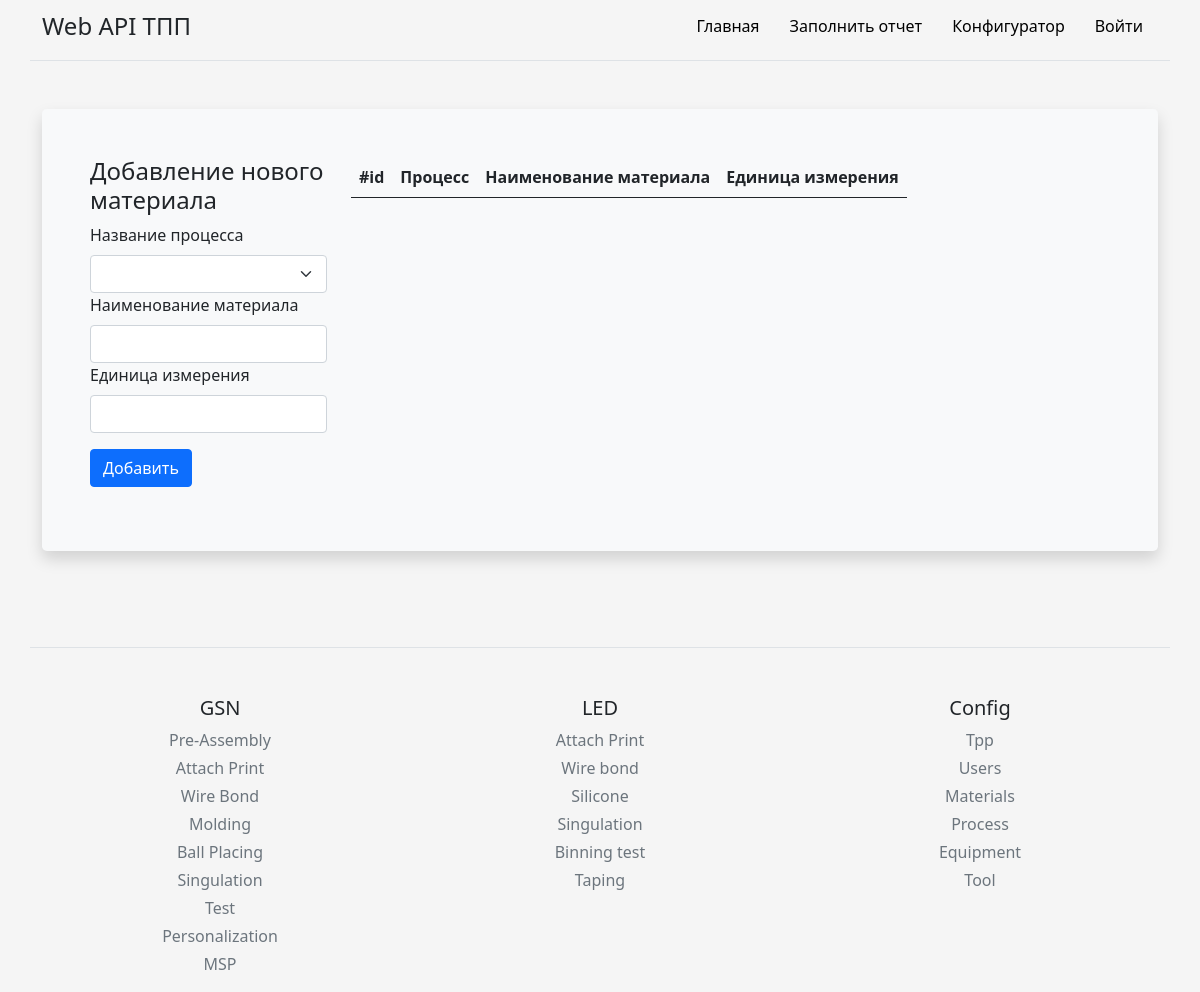
Before: /add_materials with the older database file.
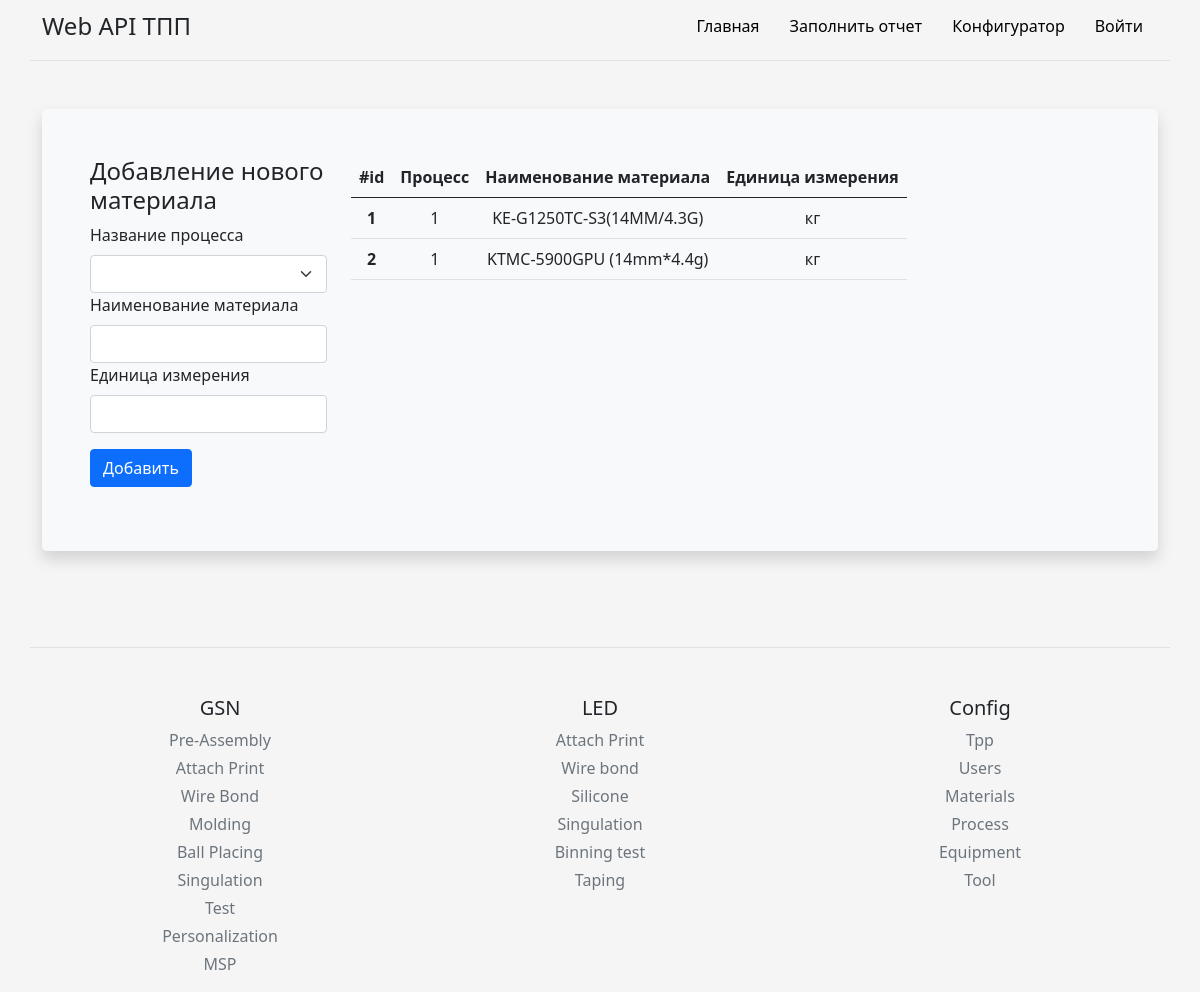
After: the same page with the newer database file.
### models.py (models this page shows, shortened)
class Materials(db.Model):
    id = db.Column(db.Integer, primary_key=True)
    process_id = db.Column(db.Integer, db.ForeignKey('process.id'))
    material = db.Column(db.Text, nullable=False)
    unit = db.Column(db.Text, nullable=False)

### routes.py (the view, shortened to what this page needs)
@app_routes.route('/add_materials', methods=["POST", "GET"])
def add_materials():
    from main import db
    from models import Materials, Process
    materials = db.session.query(Materials).all()
    process = db.session.query(Process).all()
    return render_template('config_folder/add_materials.html', materials=materials, process=process)

### templates/config_folder/add_materials.html (shortened to what this page needs)
{% extends 'base.html' %}
{% block body %}
<div class="container py-4">
    <div class="p-5 mb-4 bg-light rounded-3 shadow">
        <div class="row align-items-md-stretch">
            <form class="col-md-3" method="post">
                <h4>Добавление нового материала</h4>
                <div class="col-sm-12">
                    <label for="process" class="form-label">Название процесса</label>
                    <select class="form-select" name="process" id="process" required>
                        <option></option>
                        {% for i in process %}
                        <option>{{i.process}}</option>
                        {% endfor %}
                    </select>
                </div>
                <div class="col-sm-12">
                    <label for="material" class="form-label">Наименование материала</label>
                    <input type="text" class="form-control" name="material" id="material" required>
                </div>
                <div class="col-sm-12">
                    <label for="unit" class="form-label">Единица измерения</label>
                    <input type="text" class="form-control" name="unit" id="unit" required>
                </div>
                <div class="py-3">
                    <button class="btn btn-m btn-primary btn-block" type="submit" name="btn" value="add"> Добавить </button>
                </div>
            </form>
            <div class="col-md-9">
                <table class="table table-hover">
                    <thead>
                        <tr>
                        <th scope="col">#id</th>
                        <th scope="col">Процесс</th>
                        <th scope="col">Наименование материала</th>
                        <th scope="col">Единица измерения</th>
                        </tr>
                    </thead>
                    <tbody>
                        {% for item in materials %}
                        <tr>
                        <th scope="row" name="up_table_id">{{item.id}}</th>
                        <td name="up_table_prod_name">{{item.process_id}}</td>
                        <td name="up_table_prod_name">{{item.material}}</td>
                        <td name="up_table_number">{{item.unit}}</td>
                        </tr>
                        {% endfor %}
                    </tbody>
                </table>
            </div>
         </div>
    </div>
</div>
{% endblock %}

### templates/base.html (shortened to what this page needs)
<!DOCTYPE html>
<html lang="en">
  <head>
    <link rel="stylesheet" href="https://cdn.jsdelivr.net/npm/bootstrap@5.1.0/dist/css/bootstrap.min.css">
    <link rel="stylesheet" href="{{ url_for('static', filename='css/main.css') }}">
  </head>
<body>
  <div class="py-2 container d-flex flex-column flex-md-row align-items-center pb-3 mb-4 border-bottom">
      <span class="fs-4">Web API ТПП</span>
      <nav class="d-inline-flex mt-2 mt-md-0 ms-md-auto">
        <a class="nav__link" href="/">Главная</a>
        <a class="nav__link" href="/form">Заполнить отчет</a>
        <a class="nav__link" href="/config_tpp">Конфигуратор</a>
        {% if current_user.is_anonymous %}
        <a class="nav__link" href="/login">Войти</a>
        {% else %}
        <a class="nav__link" href="/logout">Выйти</a>
        {% endif %}
      </nav>
    </div>
{% block body %}{% endblock %}
</body>
<footer class="container pt-4 my-md-5 pt-md-5 border-top">
    <div class="text-center row">
      <div class="col-6 col-md">
        <h5>GSN</h5>
        <ul class="list-unstyled text-small">
          <li class="mb-1"><a class="link-secondary text-decoration-none" href="#">Pre-Assembly</a></li>
          <li class="mb-1"><a class="link-secondary text-decoration-none" href="#">Attach Print</a></li>
          <li class="mb-1"><a class="link-secondary text-decoration-none" href="#">Wire Bond</a></li>
          <li class="mb-1"><a class="link-secondary text-decoration-none" href="#">Molding</a></li>
          <li class="mb-1"><a class="link-secondary text-decoration-none" href="#">Ball Placing</a></li>
          <li class="mb-1"><a class="link-secondary text-decoration-none" href="#">Singulation</a></li>
          <li class="mb-1"><a class="link-secondary text-decoration-none" href="#">Test</a></li>
          <li class="mb-1"><a class="link-secondary text-decoration-none" href="#">Personalization</a></li>
          <li class="mb-1"><a class="link-secondary text-decoration-none" href="#">MSP</a></li>
        </ul>
      </div>
      <div class="col-6 col-md">
        <h5>LED</h5>
        <ul class="list-unstyled text-small">
          <li class="mb-1"><a class="link-secondary text-decoration-none" href="#">Attach Print </a></li>
          <li class="mb-1"><a class="link-secondary text-decoration-none" href="#">Wire bond</a></li>
          <li class="mb-1"><a class="link-secondary text-decoration-none" href="#">Silicone</a></li>
          <li class="mb-1"><a class="link-secondary text-decoration-none" href="#">Singulation</a></li>
          <li class="mb-1"><a class="link-secondary text-decoration-none" href="#">Binning test</a></li>
          <li class="mb-1"><a class="link-secondary text-decoration-none" href="#">Taping</a></li>
        </ul>
      </div>
      <div class="col-6 col-md">
        <h5>Config</h5>
        <ul class="list-unstyled text-small">
          <li class="mb-1"><a class="link-secondary text-decoration-none" href="/config_tpp">Tpp</a></li>
          <li class="mb-1"><a class="link-secondary text-decoration-none" href="/config_user">Users</a></li>
          <li class="mb-1"><a class="link-secondary text-decoration-none" href="/add_materials">Materials</a></li>
          <li class="mb-1"><a class="link-secondary text-decoration-none" href="/add_process">Process</a></li>
          <li class="mb-1"><a class="link-secondary text-decoration-none" href="/add_equipment">Equipment</a></li>
          <li class="mb-1"><a class="link-secondary text-decoration-none" href="/add_tool">Tool</a></li>
        </ul>
      </div>
    </div>
</footer>
</html>

### static/css/main.css (style rules this page uses)
html, body { height: 100%; background-color: #f5f5f5; }
.shadow { background: #ffcc00; box-shadow: 0 0 10px rgba(0,0,0,0.5); padding: 10px; }
.table { display: block; border-collapse: collapse; width: 100%; overflow: auto; }
th, td { text-align: center; padding: 8px; }
.nav__link { display: inline-block; vertical-align: top; margin: 0 15px; position: relative; color: rgb(0, 0, 0); text-decoration: none; transition: color .1s linear; }
.nav__link:after { content: ""; display: block; width: 100%; height: 3px; opacity: 0; background-color: #656872; position: absolute; top: 100%; left: 0; z-index: 1; transition: opacity .1s linear; }

Changed rows visible on the page:
added Materials: id "1", process_id "1", material "KE-G1250TC-S3(14MM/4.3G)", unit "кг"
added Materials: id "2", process_id "1", material "KTMC-5900GPU (14mm*4.4g)", unit "кг"
